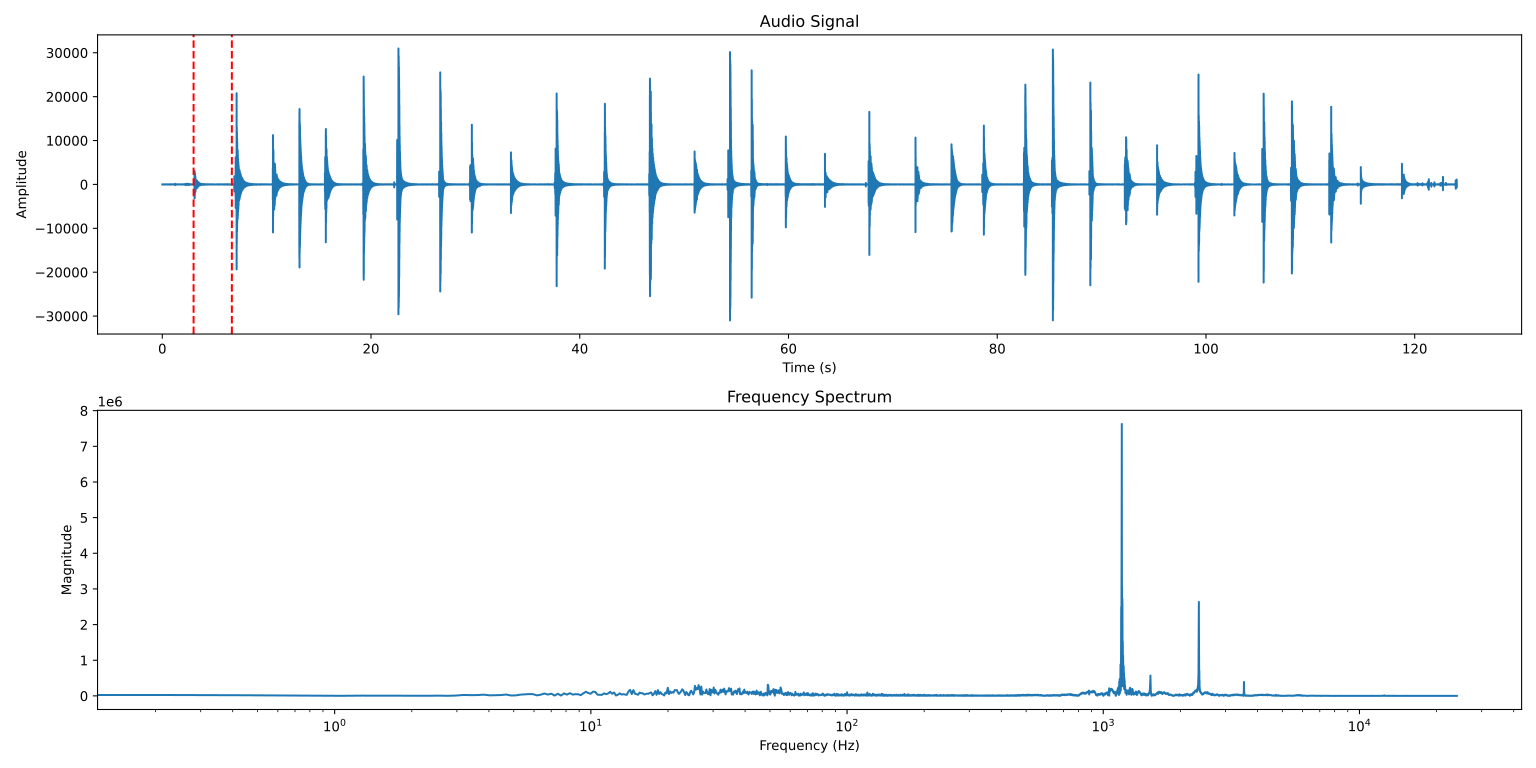

Generate this figure with Python:
import matplotlib.pyplot as plt
import scipy.fft
import scipy.io.wavfile as wav
import numpy as np

# Music Box Audio Notes - This array is used to store the audio snippets of the music box notes for analysis.
MB_audioNotes = [None] * 34
# The positions of the start and end of each note in the audio file. 
# Found by running audio_signal.py and checking the using the samplenumber 
# for the time axis instead of the time in seconds.
MB_audioNotesPos = [
     [144000, 320000],
     [320000, 500000],
     [504000, 625000],
     [625000, 744000],
     [744000, 917000],
     [917000, 1063000],
     [1075000, 1266000],
     [1266000, 1410000],
     [1410000, 1600000],
     [1600000, 1800000],
     [1800000, 2026000],
     [2026000, 2235000],
     [2235000, 2443000],
     [2443000, 2595000],
     [2595000, 2705000],
     [2705000, 2863000],
     [2863000, 3034000],
     [3034000, 3244000],
     [3244000, 3460000],
     [3460000, 3625000],
     [3625000, 3766000],
     [3766000, 3950000],
     [3950000, 4085000],
     [4085000, 4255000],
     [4255000, 4420000],
     [4420000, 4570000],
     [4570000, 4745000],
     [4745000, 4926000],
     [4926000, 5054000],
     [5054000, 5185000],
     [5185000, 5361000],
     [5361000, 5508000],
     [5508000, 5695000],
     [5695000, 5770000]
]

# Compute the FFT for each of the notes with zero-padding.
def multi_fft(audioSignals, n):
     audioSignalsFFT = [None] * len(audioSignals)
     for i in range(len(audioSignals)):
          audioSignalsFFT[i] = scipy.fft.fft(audioSignals[i], n=n)
     return audioSignalsFFT

# Generates a fig containing the audiosignal with markers for the start and end of 
# the specific note, as well as the FFT of the audio signal.
def plot_note_params(t, audioSignal, f, audioNoteFFT):
     # Define the figure with its subplots for plotting
     fig, axs = plt.subplots(2, 1, figsize=(16, 8))
     # Plot the audio signal in the time domain subplot
     axs[0].plot(t, audioSignal)
     # Add vertical lines to indicate the start and end of the note in the time domain plot
     axs[0].axvline(x=t[MB_audioNotesPos[0][0]], color='r', 
                    linestyle='--', label='Note Start'
                    )
     axs[0].axvline(x=t[MB_audioNotesPos[0][1]], color='r', 
                    linestyle='--', label='Note End'
                    )
     # Labeling for the axes and the plot itself
     axs[0].set_xlabel("Time (s)")
     axs[0].set_ylabel("Amplitude")
     axs[0].set_title("Audio Signal")

     # axs[1] frequency-axis should be logarithmic scale
     axs[1].set_xscale('log')
     # Plot the FFT of the audio signal in the frequency domain subplot
     axs[1].plot(f, np.abs(audioNoteFFT[:len(audioNoteFFT)//2 + 1]))
     # Labeling for the axes and the plot itself
     axs[1].set_xlabel("Frequency (Hz)")
     axs[1].set_ylabel("Magnitude")
     axs[1].set_title("Frequency Spectrum")
     # Save and display the plot
     plt.tight_layout()
     plt.savefig("spectral_analysis.svg")
     plt.show()
     return

# Read the full audio file of the music box sound source as a mono signal.
audioFilePath = "MusicBoxNotesMono.wav"
fs, MB_audioSignal = wav.read(audioFilePath)
t = np.linspace(0, len(MB_audioSignal)/fs, len(MB_audioSignal))
# Split the audio signal into individual notes based on the positions defined in MB_audioNotesPos.
for i in range(len(MB_audioNotesPos)):
     MB_audioNotes[i] = MB_audioSignal[MB_audioNotesPos[i][0]:MB_audioNotesPos[i][1]]

# Find the length of the longest note for zero-padding
n = len(max(MB_audioNotes, key=len))
# Now have what we need to find the frequency resolution of the FFT
freqResolution = fs/n
# Output the result 
print(f"Frequency resolution: {freqResolution:.2f} Hz")
# Compute the FFT for each of the notes
MB_audioNotesFFT = multi_fft(MB_audioNotes, n)
f = np.linspace(0, fs/2, n//2 + 1)

### Using selfdefined function to plot the audio signal and its FFT for 
### the first note to have example for small delivery.
# To quote Obi-wan: "hello there" :)
plot_note_params(t, MB_audioSignal, f, MB_audioNotesFFT[0])

### Scraps
# # Define the figure for plotting
# MB_audioPlot = plt.figure(figsize=(12, 6))
# # Plot the fft of the audio signal
# plt.plot(t, MB_audioSignal)
# plt.axvline(x=t[MB_audioNotesPos[0][0]], color='r', linestyle='--', label='Note Start')
# plt.axvline(x=t[MB_audioNotesPos[0][1]], color='r', linestyle='--', label='Note End')
# plt.xlabel("Time (s)")
# plt.ylabel("Amplitude")
# plt.title("Spectral Analysis")
# # Save and display the plot
# plt.savefig("spectral_analysis.png")
# plt.show()
